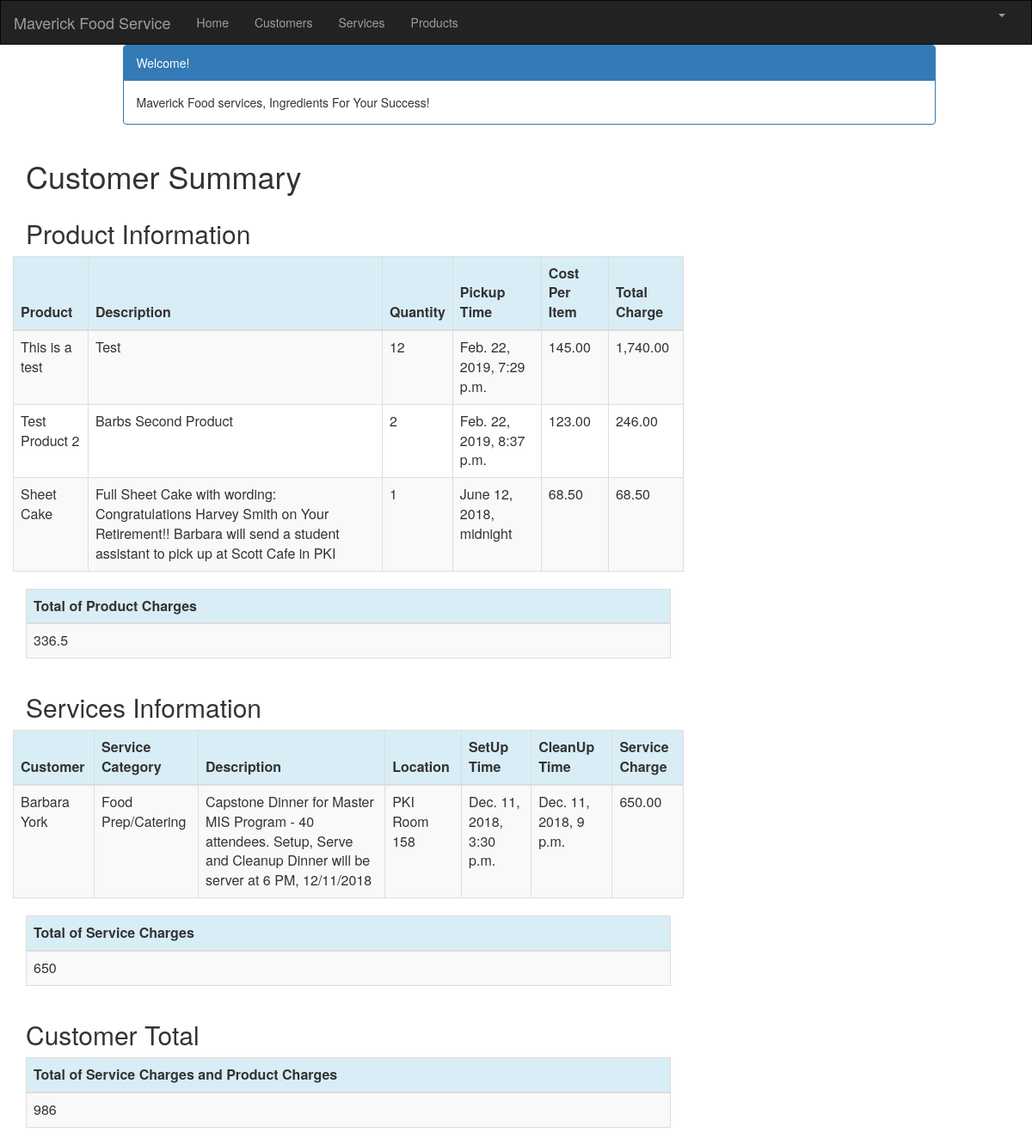
The page /customer/1/summary/ (signed in) on the database its author committed.
### crm/models.py (models this page shows, shortened)
class Product(models.Model):
    cust_name = models.ForeignKey(Customer, on_delete=models.CASCADE, related_name='products')
    product = models.CharField(max_length=100)
    p_description = models.TextField()
    quantity = models.IntegerField()
    pickup_time = models.DateTimeField(
        default=timezone.now)
    charge = models.DecimalField(max_digits=10, decimal_places=2)
    created_date = models.DateTimeField(
        default=timezone.now)
    updated_date = models.DateTimeField(auto_now_add=True)

class Service(models.Model):
    cust_name = models.ForeignKey(Customer, on_delete=models.CASCADE, related_name='services')
    service_category = models.CharField(max_length=100)
    description = models.TextField()
    location = models.CharField(max_length=200)
    setup_time = models.DateTimeField(
        default=timezone.now)
    cleanup_time = models.DateTimeField(
        default=timezone.now)
    service_charge = models.DecimalField(max_digits=10, decimal_places=2)
    created_date = models.DateTimeField(
        default=timezone.now)
    updated_date = models.DateTimeField(auto_now_add=True)

class Customer(models.Model):
    cust_name = models.CharField(max_length=50)
    organization = models.CharField(max_length=100, blank=True)
    role = models.CharField(max_length=100)
    email = models.EmailField(max_length=100)
    bldgroom = models.CharField(max_length=100)
    address = models.CharField(max_length=200)
    account_number = models.IntegerField(blank=False, null=False)
    city = models.CharField(max_length=50)
    state = models.CharField(max_length=50)
    zipcode = models.CharField(max_length=10)
    phone_number = models.CharField(max_length=50)
    created_date = models.DateTimeField(
        default=timezone.now)
    updated_date = models.DateTimeField(auto_now_add=True)
    def __str__(self):
        return str(self.cust_name)

### crm/views.py (the view)
# urls.py: path('customer/<int:pk>/summary/', views.summary, name='summary'),
@login_required
def summary(request, pk):
    customer = get_object_or_404(Customer, pk=pk)
    customers = Customer.objects.filter(created_date__lte=timezone.now())
    services = Service.objects.filter(cust_name=pk)
    products = Product.objects.filter(cust_name=pk)
    sum_service_charge = Service.objects.filter(cust_name=pk).aggregate(Sum('service_charge'))
    sum_product_charge = Product.objects.filter(cust_name=pk).aggregate(Sum('charge'))
    return render(request, 'crm/summary.html', {'customers': customers,
                                                'products': products,
                                                'services': services,
                                                'sum_service_charge': sum_service_charge,
                                                'sum_product_charge': sum_product_charge, })

### crm/templates/crm/summary.html
{% extends 'crm/base.html' %}
{% block content %}
{% load mathfilters %}
{% load humanize %}
<div class="container">
    <div class="row">
        <div class="col-md-10 col-md-offset-1">
            <div class="panel panel-primary">
                <div class="panel-heading">Welcome!</div>
                <div class="panel-body">
                    Maverick Food services, Ingredients For Your Success!
                </div>
            </div>
        </div>
    </div>
</div>
<div class="row">
    <h1 style="padding-left: 15Px">Customer Summary</h1>
</div>
    <div class="row">
        <h2 style="padding-left: 15Px">Product Information</h2>
    </div>
    <div class="row">
        <table class="table table-striped table-bordered table-hover">
            <thead>
            <tr class="bg-info">
                <th>Product</th>
                <th>Description</th>
                <th>Quantity</th>
                <th>Pickup Time</th>
                <th>Cost Per Item</th>
                <th>Total Charge</th>
            </tr>
            </thead>
            <tbody>
            {% for product in products %}
                <tr>
                    <td>{{ product.product }}</td>
                    <td>{{ product.p_description }}</td>
                    <td>{{ product.quantity|intcomma }}</td>
                    <td>{{ product.pickup_time }}</td>
                    <td>{{ product.charge |intcomma}}</td>
                    <td>{{ product.charge|mul:product.quantity |intcomma }}</td>
                </tr>
            {% endfor %}
            </tbody>
        </table>
    </div>
        <table class="table table-striped table-bordered table-hover">
        <thead>
            <tr class="bg-info">
                <th>Total of Product Charges</th>
            </tr>
        </thead>
        <tbody>
            <tr>
                <td>{{ sum_product_charge.charge__sum|intcomma }}</td>
            </tr>
        </tbody>
    </table>
<div class="row">
        <h2 style="padding-left: 15Px">Services Information</h2>
    </div>
    <div class="row">
        <table class="table table-striped table-bordered table-hover">
            <thead>
            <tr class="bg-info">
                <th>Customer</th>
                <th>Service Category</th>
                <th>Description</th>
                <th>Location</th>
                <th>SetUp Time</th>
                <th>CleanUp Time</th>
                <th>Service Charge</th>
            </tr>
            </thead>
            <tbody>
            {% for service in services %}
                <tr>
                    <td>{{ service.cust_name }}</td>
                    <td>{{ service.service_category }}</td>
                    <td>{{ service.description }}</td>
                    <td>{{ service.location }}</td>
                    <td>{{ service.setup_time }}</td>
                    <td>{{ service.cleanup_time }}</td>
                    <td>{{ service.service_charge }}</td>
                </tr>
            {% endfor %}
            </tbody>
        </table>
    </div>
        <table class="table table-striped table-bordered table-hover">
        <thead>
            <tr class="bg-info">
                <th>Total of Service Charges</th>
            </tr>
        </thead>
        <tbody>
            <tr>
                <td>{{ sum_service_charge.service_charge__sum|intcomma }}</td>
            </tr>
        </tbody>
    </table>
<div class="row">
        <h2 style="padding-left: 15Px">Customer Total</h2>
    </div>
        <table class="table table-striped table-bordered table-hover">
        <thead>
            <tr class="bg-info">
                <th>Total of Service Charges and Product Charges</th>
            </tr>
        </thead>
        <tbody>
            <tr>
                <td>{{ sum_service_charge.service_charge__sum |add:sum_product_charge.charge__sum |intcomma }}</td>
            </tr>
        </tbody>
    </table>
{% endblock %}

### rows shown on the page
Product: product "This is a test", p_description "Test", quantity "12", pickup_time "Feb. 22, 2019, 7:29 p.m.", charge "145.00", charge|mul "1,740.00"
Product: product "Test Product 2", p_description "Barbs Second Product", quantity "2", pickup_time "Feb. 22, 2019, 8:37 p.m.", charge "123.00", charge|mul "246.00"
Product: product "Sheet Cake", p_description "Full Sheet Cake with wording: Congratulations Harvey Smith on Your Retirement!! Barbara will send a student assistant to pick up at Scott Cafe in PKI", quantity "1", pickup_time "June 12, 2018, midnight", charge "68.50", charge|mul "68.50"
Service: cust_name "Barbara York", service_category "Food Prep/Catering", description "Capstone Dinner for Master MIS Program - 40 attendees. Setup, Serve and Cleanup Dinner will be server at 6 PM, 12/11/2018", location "PKI Room 158", setup_time "Dec. 11, 2018, 3:30 p.m.", cleanup_time "Dec. 11, 2018, 9 p.m.", service_charge "650.00"

### other values the page prints
{{ sum_product_charge.charge__sum|intcomma }} "336.5"
{{ sum_service_charge.service_charge__sum|intcomma }} "650"
